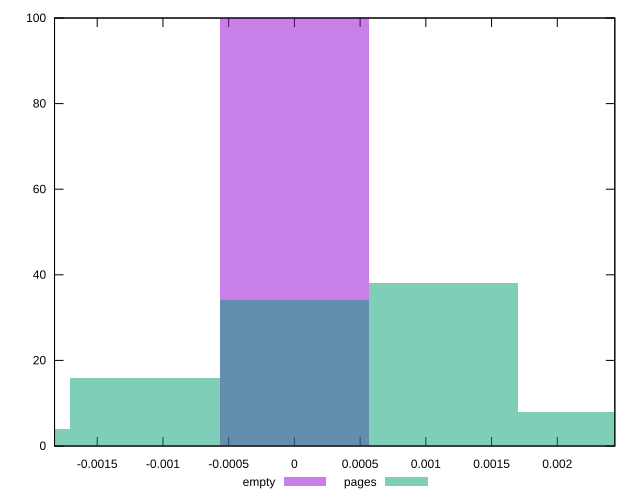

The script that saved this image:
reset

$empty <<EOF
0 100
EOF

$pages <<EOF
-0.0011355405471836573 16
0 34
0.0011355405471836573 38
-0.0022710810943673146 4
0.0022710810943673146 8
EOF

set key outside below
set boxwidth 0.0011355405471836573
set xrange [-0.001824698904172628:0.002437703013265002]
set yrange [0:100]
set trange [0:100]
set style fill transparent solid 0.5 noborder
set terminal svg size 640, 500 enhanced background rgb 'white'
set output "report_00008_2021-01-22T20:58:29.167/meta/score-difference/comparison/histogram/0_vs_1.svg"

plot $empty title "empty" with boxes, \
     $pages title "pages" with boxes

reset
